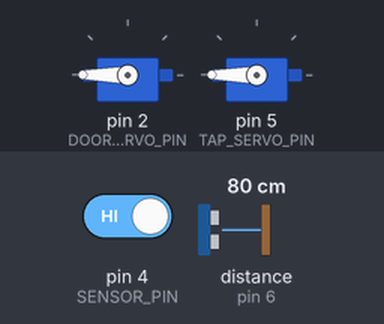
A sketch run on a simulated Arduino Uno, built with avr-gcc and run on an emulated ATmega328P. On the bench: 2 × servo. Wiring (inferred from the names in the program): ultrasonic range finder: trigger pin 7; echo pin 6. The test bench sets the inputs (shaded band); at power-on: distance to the obstacle (sensor on pin 6) 80 cm, pin 4 (SENSOR_PIN) HIGH. The echo pulse lasts 58.3 µs per cm; what the sketch prints to the serial monitor is not drawn.

Above: at 2.3 s.
2.4 s: distance to the obstacle (sensor on pin 6) set to 12 cm
5.2 s: distance to the obstacle (sensor on pin 6) set to 9 cm
At 8.2 s:
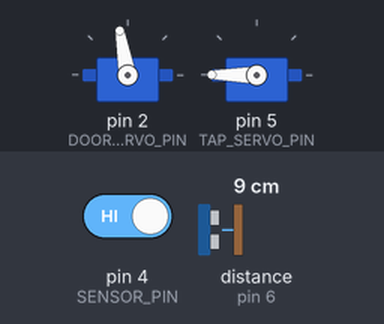
8.5 s: pin 4 (SENSOR_PIN) driven LOW
At 9.8 s:
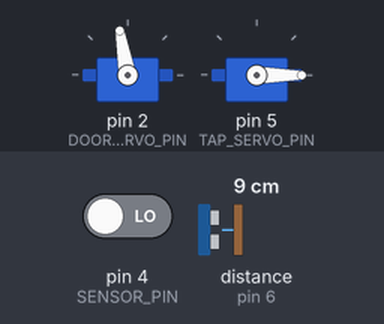
10.6 s: distance to the obstacle (sensor on pin 6) set to 18 cm
At 13.7 s:
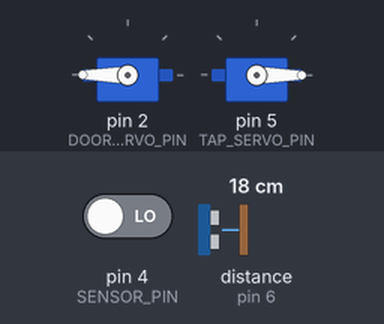
14.0 s: distance to the obstacle (sensor on pin 6) set to 2 cm
At 16.6 s:
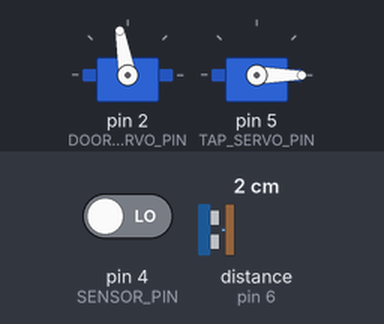
17.5 s: distance to the obstacle (sensor on pin 6) set to 35 cm
At 20.6 s:
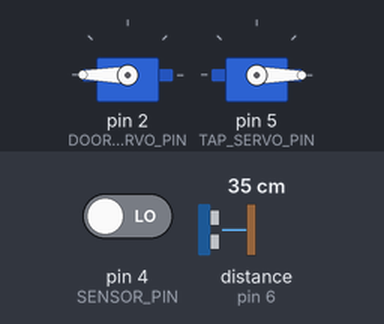
Timing chart, 0 to 22.0 s (numbered marks = the images above; inputs shaded):
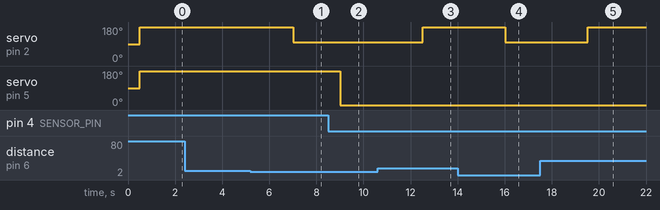

The sketch:

stage2_metal_sorter.ino
```cpp
/*
 * [Revised] Stage 2 metal separation (capacitive proximity sensor — the original
 * draft's comments mislabeled it as 유도형/inductive)
 * The original draft (firmware/original/stage2_metal_sorter) did not compile;
 * the following fixes were applied:
 *   - Mixed identifiers senor / sensor / senor_pin → unified as SENSOR_PIN constant
 *   - Calling .attach() on pin macro tap_servo → split into Servo object (tapServo)
 *   - pulseIn timeout added; on timeout the door stays closed
 *     (original code read failure as distance 0, leaving door stuck open)
 *   - Two separate if(val==0)/if(val==1) blocks → equivalent if/else for clarity
 *   - Removed writing LOW to echo pin (unnecessary operation on an INPUT pin)
 * All other gate/diverter logic and angle/delay values kept from the draft.
 *
 * Hardware: 1× HC-SR04 ultrasonic (inlet detection), 1× capacitive proximity sensor
 *           (digital output), 2× servos
 * Behavior (unchanged from draft): object detected within 10 cm of inlet → door servo
 * to 100° (open), otherwise 180° (closed). Proximity sensor LOW (metal detected) →
 * diverter servo to 0°, HIGH → 180°.
 */
#include <Servo.h>

const int TRIG_PIN = 7;
const int ECHO_PIN = 6;
const int SENSOR_PIN = 4;      // capacitive proximity sensor digital output (NPN: LOW when an object is detected)
const int DOOR_SERVO_PIN = 2;  // inlet door
const int TAP_SERVO_PIN = 5;   // metal / non-metal diverter

const long DOOR_OPEN_DISTANCE_CM = 10;
const unsigned long ECHO_TIMEOUT_US = 30000UL;  // ~5 m detection range (10 m round-trip path)

const int DOOR_OPEN_ANGLE = 100;
const int DOOR_CLOSED_ANGLE = 180;
const int TAP_METAL_ANGLE = 0;
const int TAP_NONMETAL_ANGLE = 180;

Servo doorServo;
Servo tapServo;

void setup() {
  Serial.begin(115200);
  pinMode(TRIG_PIN, OUTPUT);
  pinMode(ECHO_PIN, INPUT);
  pinMode(SENSOR_PIN, INPUT);
  doorServo.attach(DOOR_SERVO_PIN);
  tapServo.attach(TAP_SERVO_PIN);
}

void loop() {
  digitalWrite(TRIG_PIN, LOW);
  delayMicroseconds(2);
  digitalWrite(TRIG_PIN, HIGH);
  delayMicroseconds(10);
  digitalWrite(TRIG_PIN, LOW);

  unsigned long duration = pulseIn(ECHO_PIN, HIGH, ECHO_TIMEOUT_US);
  long distance = (long)(((float)(340UL * duration) / 10000.0f) / 2.0f);  // us -> cm

  int doorAngle;
  if (duration > 0 && distance < DOOR_OPEN_DISTANCE_CM) {
    doorAngle = DOOR_OPEN_ANGLE;
    Serial.println("문이 열렸습니다.");  // Output string kept as-is to preserve original behavior ("The door is open")
    delay(1000);
  } else {
    doorAngle = DOOR_CLOSED_ANGLE;
    delay(500);
  }
  doorServo.write(doorAngle);

  int val = digitalRead(SENSOR_PIN);
  if (val == LOW) {
    tapServo.write(TAP_METAL_ANGLE);
    delay(1000);
  } else {
    tapServo.write(TAP_NONMETAL_ANGLE);
    delay(1000);
  }
}
```

Measured:
- the behaviour switches between 11 and 10 cm on distance to the obstacle (sensor on pin 6) (found by bisection; images 0 and 1)
- after the input at 2.4 s, every drawn part: stays the same
- after the input at 5.2 s, servo on pin 2 (DOOR_SERVO_PIN): 180° → 100° after 1.8 s
- after the input at 8.5 s, servo on pin 5 (TAP_SERVO_PIN): 180° → 0° after 0.52 s
- after the input at 10.6 s, servo on pin 2 (DOOR_SERVO_PIN): 100° → 180° after 1.9 s
- after the input at 14.0 s, servo on pin 2 (DOOR_SERVO_PIN): 180° → 100° after 2.0 s
- after the input at 17.5 s, servo on pin 2 (DOOR_SERVO_PIN): 100° → 180° after 2.0 s
